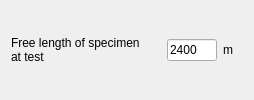
                   <widget class="QWidget" name="widget_freeLengthAtTest" native="true">
                    <property name="sizePolicy">
                     <sizepolicy hsizetype="Fixed" vsizetype="Fixed">
                      <horstretch>0</horstretch>
                      <verstretch>0</verstretch>
                     </sizepolicy>
                    </property>
                    <property name="minimumSize">
                     <size>
                      <width>100</width>
                      <height>0</height>
                     </size>
                    </property>
                    <layout class="QHBoxLayout" name="horizontalLayout_29">
                     <property name="topMargin">
                      <number>0</number>
                     </property>
                     <property name="bottomMargin">
                      <number>0</number>
                     </property>
                     <item>
                      <widget class="QLabel" name="label_freeLengthAtTest">
                       <property name="sizePolicy">
                        <sizepolicy hsizetype="Fixed" vsizetype="MinimumExpanding">
                         <horstretch>0</horstretch>
                         <verstretch>0</verstretch>
                        </sizepolicy>
                       </property>
                       <property name="minimumSize">
                        <size>
                         <width>150</width>
                         <height>0</height>
                        </size>
                       </property>
                       <property name="text">
                        <string>Free length of specimen
at test</string>
                       </property>
                       <property name="alignment">
                        <set>Qt::AlignJustify|Qt::AlignVCenter</set>
                       </property>
                      </widget>
                     </item>
                     <item alignment="Qt::AlignLeft">
                      <widget class="QLineEdit" name="lineEdit_freeLengthAtTest">
                       <property name="enabled">
                        <bool>true</bool>
                       </property>
                       <property name="sizePolicy">
                        <sizepolicy hsizetype="Fixed" vsizetype="Fixed">
                         <horstretch>0</horstretch>
                         <verstretch>0</verstretch>
                        </sizepolicy>
                       </property>
                       <property name="minimumSize">
                        <size>
                         <width>30</width>
                         <height>0</height>
                        </size>
                       </property>
                       <property name="maximumSize">
                        <size>
                         <width>50</width>
                         <height>16777215</height>
                        </size>
                       </property>
                       <property name="toolTip">
                        <string>&lt;html&gt;&lt;head/&gt;&lt;body&gt;&lt;p&gt;This factor will multiple the values contained in the files being read. If the files are already in terms of equivalent gravity (g), then a value equal to 1 should be inserted&lt;/p&gt;&lt;/body&gt;&lt;/html&gt;</string>
                       </property>
                       <property name="text">
                        <string>2400</string>
                       </property>
                       <property name="maxLength">
                        <number>8</number>
                       </property>
                      </widget>
                     </item>
                     <item alignment="Qt::AlignLeft">
                      <widget class="QLabel" name="label_freeLengthAtTestUnits">
                       <property name="sizePolicy">
                        <sizepolicy hsizetype="Preferred" vsizetype="Fixed">
                         <horstretch>0</horstretch>
                         <verstretch>0</verstretch>
                        </sizepolicy>
                       </property>
                       <property name="minimumSize">
                        <size>
                         <width>20</width>
                         <height>0</height>
                        </size>
                       </property>
                       <property name="text">
                        <string>m</string>
                       </property>
                      </widget>
                     </item>
                    </layout>
                   </widget>
